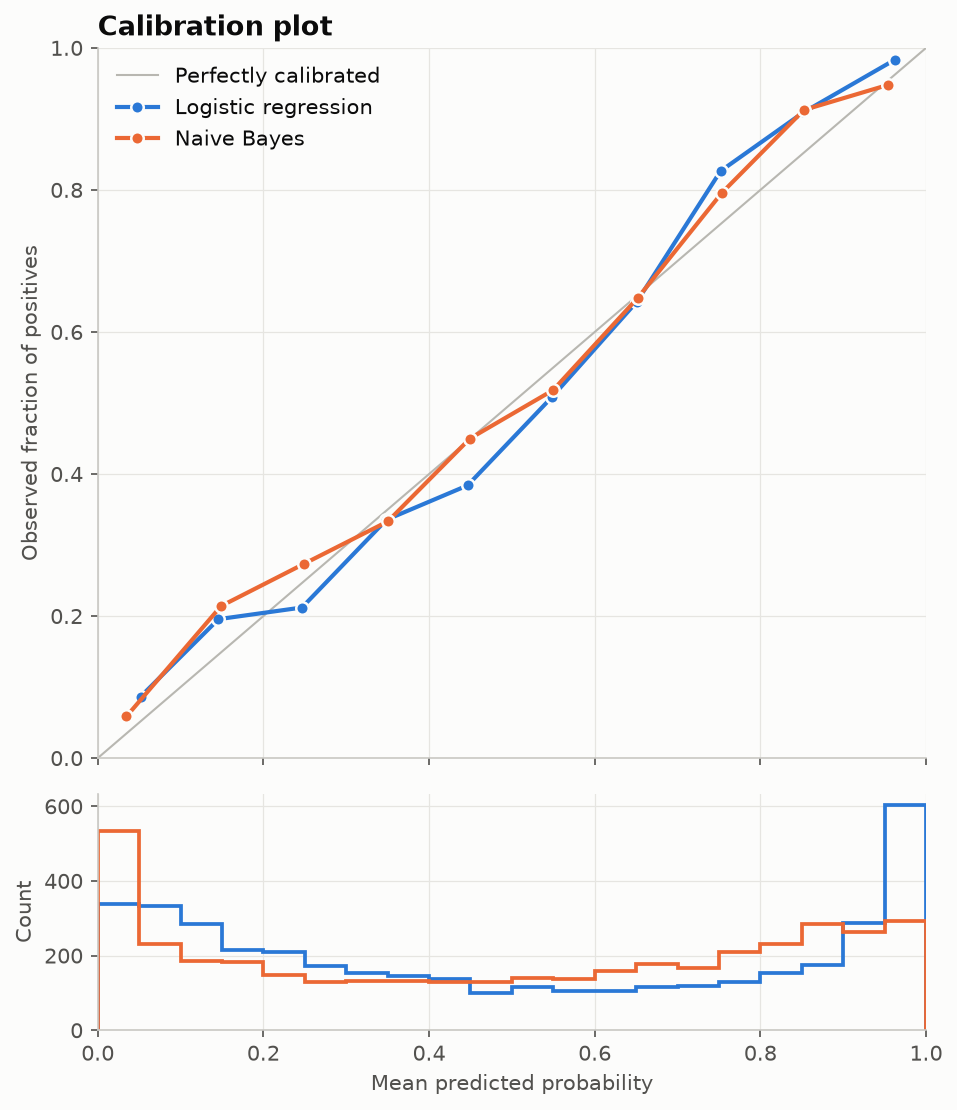

The script that saved this image:
"""
Calibration (Reliability) Plot  -  family: Scientific & clinical

DESIGN PURPOSE
Compares predicted probabilities with observed event frequencies, bin by bin.
It shows whether a model's '30% risk' really means that 30 of 100 such
patients have the event.

WHEN TO USE
  - Evaluate clinical risk scores and any model whose probabilities drive
    decisions
  - Check models after recalibration (Platt or isotonic scaling)
  - Use alongside ROC/AUC, because a model can rank well and still be badly
    calibrated

AVOID WHEN
  - Only the ranking matters, not the probabilities
  - The sample is so small that each bin holds only a few cases (use fewer
    bins or a smoothed curve)

ALTERNATIVES
  - Brier score (a single number)
  - Calibration belt
  - Decision curve analysis

EXAMPLE
A well-calibrated logistic regression versus an over-confident Gaussian naive
Bayes on the same data.

Run:  python calibration_plot.py
"""
import sys
from pathlib import Path

import numpy as np
import pandas as pd
import matplotlib.pyplot as plt

# Library style: categorical colors in fixed order, recessive axes, hairline grid.
PALETTE = ["#2a78d6", "#eb6834", "#1baf7a", "#eda100",
           "#e87ba4", "#008300", "#6250d6", "#e34948"]
SEQ_CMAP = "Blues"      # sequential: one hue, light -> dark
DIV_CMAP = "RdBu_r"     # diverging: two opposite hues, neutral midpoint
GRAY = "#b8b7b1"        # de-emphasised marks
plt.rcParams.update({
    "figure.figsize": (8, 4.8), "figure.dpi": 110, "figure.facecolor": "#fcfcfb",
    "axes.facecolor": "#fcfcfb", "axes.edgecolor": "#c9c8c3", "axes.linewidth": 0.8,
    "axes.spines.top": False, "axes.spines.right": False,
    "axes.grid": True, "grid.color": "#e6e5e1", "grid.linewidth": 0.6, "axes.axisbelow": True,
    "axes.prop_cycle": plt.cycler(color=PALETTE),
    "axes.titlesize": 13, "axes.titleweight": "bold", "axes.titlelocation": "left",
    "axes.labelcolor": "#52514e", "xtick.color": "#52514e", "ytick.color": "#52514e",
    "text.color": "#0b0b0b", "font.size": 10, "lines.linewidth": 2,
    "legend.frameon": False,
})

from sklearn.datasets import make_classification
from sklearn.model_selection import train_test_split
from sklearn.linear_model import LogisticRegression
from sklearn.naive_bayes import GaussianNB
from sklearn.calibration import calibration_curve

# --- Example data ------------------------------------------------------------
X, y = make_classification(n_samples=8000, n_features=20, n_informative=4, n_redundant=6,
                           random_state=2)
X_tr, X_te, y_tr, y_te = train_test_split(X, y, test_size=0.5, random_state=2)
models = {"Logistic regression": LogisticRegression(max_iter=1000), "Naive Bayes": GaussianNB()}
probs = {name: m.fit(X_tr, y_tr).predict_proba(X_te)[:, 1] for name, m in models.items()}
df = pd.DataFrame({"y_true": y_te, **probs})
df.head()

# --- Plot --------------------------------------------------------------------
fig, (ax, axh) = plt.subplots(2, 1, figsize=(6.5, 7.5), height_ratios=[3, 1], sharex=True)
ax.plot([0, 1], [0, 1], color=GRAY, linewidth=1, label="Perfectly calibrated")
bins = np.linspace(0, 1, 21)
for i, name in enumerate(probs):
    frac_pos, mean_pred = calibration_curve(df["y_true"], df[name], n_bins=10)
    ax.plot(mean_pred, frac_pos, "o-", color=PALETTE[i], markersize=6, label=name,
            markeredgecolor="#fcfcfb", markeredgewidth=1.2)
    axh.hist(df[name], bins=bins, histtype="step", color=PALETTE[i], linewidth=1.8)
ax.set_ylabel("Observed fraction of positives")
ax.set_xlim(0, 1); ax.set_ylim(0, 1)
ax.set_title("Calibration plot")
ax.legend(loc="upper left")
axh.set_xlabel("Mean predicted probability"); axh.set_ylabel("Count")
fig.tight_layout()

# --- Save / show -------------------------------------------------------------
out = Path(__file__).with_name(Path(__file__).stem + ".png")
fig.savefig(out, dpi=150, bbox_inches="tight")
print(f"saved {out}")
if "--no-show" not in sys.argv:
    plt.show()
